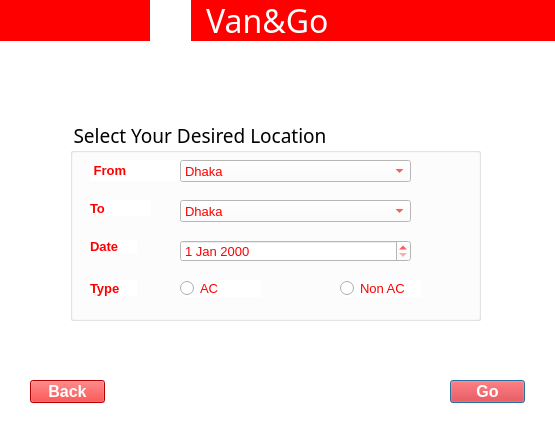
<?xml version="1.0" encoding="UTF-8"?>
<ui version="4.0">
 <class>location</class>
 <widget class="QDialog" name="location">
  <property name="geometry">
   <rect>
    <x>0</x>
    <y>0</y>
    <width>555</width>
    <height>436</height>
   </rect>
  </property>
  <property name="windowTitle">
   <string>Dialog</string>
  </property>
  <property name="styleSheet">
   <string notr="true">background-color: rgb(255, 255, 255);</string>
  </property>
  <widget class="QGroupBox" name="groupBox_2">
   <property name="geometry">
    <rect>
     <x>70</x>
     <y>120</y>
     <width>411</width>
     <height>201</height>
    </rect>
   </property>
   <property name="font">
    <font>
     <family>Algerian</family>
     <pointsize>14</pointsize>
     <weight>50</weight>
     <bold>false</bold>
    </font>
   </property>
   <property name="styleSheet">
    <string notr="true">background-color: rgb(255, 255, 255);
color: rgb(0, 0, 0);</string>
   </property>
   <property name="title">
    <string>Select Your Desired Location</string>
   </property>
   <widget class="QLabel" name="label_2">
    <property name="geometry">
     <rect>
      <x>20</x>
      <y>40</y>
      <width>91</width>
      <height>21</height>
     </rect>
    </property>
    <property name="font">
     <font>
      <pointsize>10</pointsize>
      <weight>75</weight>
      <bold>true</bold>
     </font>
    </property>
    <property name="styleSheet">
     <string notr="true">color: rgb(255, 0, 0);</string>
    </property>
    <property name="text">
     <string> From</string>
    </property>
   </widget>
   <widget class="QLabel" name="label_3">
    <property name="geometry">
     <rect>
      <x>20</x>
      <y>80</y>
      <width>61</width>
      <height>16</height>
     </rect>
    </property>
    <property name="font">
     <font>
      <pointsize>10</pointsize>
      <weight>75</weight>
      <bold>true</bold>
     </font>
    </property>
    <property name="styleSheet">
     <string notr="true">color: rgb(255, 0, 0);</string>
    </property>
    <property name="text">
     <string>To</string>
    </property>
   </widget>
   <widget class="QLabel" name="label_4">
    <property name="geometry">
     <rect>
      <x>20</x>
      <y>120</y>
      <width>47</width>
      <height>13</height>
     </rect>
    </property>
    <property name="font">
     <font>
      <pointsize>10</pointsize>
      <weight>75</weight>
      <bold>true</bold>
     </font>
    </property>
    <property name="styleSheet">
     <string notr="true">color: rgb(255, 0, 0);</string>
    </property>
    <property name="text">
     <string>Date</string>
    </property>
   </widget>
   <widget class="QLabel" name="label_5">
    <property name="geometry">
     <rect>
      <x>20</x>
      <y>160</y>
      <width>47</width>
      <height>16</height>
     </rect>
    </property>
    <property name="font">
     <font>
      <pointsize>10</pointsize>
      <weight>75</weight>
      <bold>true</bold>
     </font>
    </property>
    <property name="styleSheet">
     <string notr="true">
color: rgb(255, 0, 0);</string>
    </property>
    <property name="text">
     <string>Type</string>
    </property>
   </widget>
   <widget class="QComboBox" name="comboBox">
    <property name="geometry">
     <rect>
      <x>110</x>
      <y>40</y>
      <width>231</width>
      <height>22</height>
     </rect>
    </property>
    <property name="font">
     <font>
      <pointsize>10</pointsize>
      <weight>50</weight>
      <bold>false</bold>
     </font>
    </property>
    <property name="styleSheet">
     <string notr="true">background-color: rgb(255, 255, 255);
color: rgb(255, 0, 0);</string>
    </property>
    <item>
     <property name="text">
      <string>Dhaka</string>
     </property>
    </item>
    <item>
     <property name="text">
      <string>Chattogram</string>
     </property>
    </item>
    <item>
     <property name="text">
      <string>Rajshahi</string>
     </property>
    </item>
    <item>
     <property name="text">
      <string>Barishal</string>
     </property>
    </item>
    <item>
     <property name="text">
      <string>Sylhet</string>
     </property>
    </item>
    <item>
     <property name="text">
      <string>Khulna</string>
     </property>
    </item>
   </widget>
   <widget class="QComboBox" name="comboBox_2">
    <property name="geometry">
     <rect>
      <x>110</x>
      <y>80</y>
      <width>231</width>
      <height>22</height>
     </rect>
    </property>
    <property name="font">
     <font>
      <pointsize>10</pointsize>
     </font>
    </property>
    <property name="styleSheet">
     <string notr="true">color: rgb(255, 0, 0);
background-color: rgb(255, 255, 255);</string>
    </property>
    <item>
     <property name="text">
      <string>Dhaka</string>
     </property>
    </item>
    <item>
     <property name="text">
      <string>Chattogram</string>
     </property>
    </item>
    <item>
     <property name="text">
      <string>Barishal</string>
     </property>
    </item>
    <item>
     <property name="text">
      <string>Rajshahi</string>
     </property>
    </item>
    <item>
     <property name="text">
      <string>Sylhet</string>
     </property>
    </item>
    <item>
     <property name="text">
      <string>Khulna</string>
     </property>
    </item>
   </widget>
   <widget class="QDateEdit" name="dateEdit">
    <property name="geometry">
     <rect>
      <x>110</x>
      <y>120</y>
      <width>231</width>
      <height>22</height>
     </rect>
    </property>
    <property name="font">
     <font>
      <pointsize>10</pointsize>
     </font>
    </property>
    <property name="styleSheet">
     <string notr="true">background-color: rgb(255, 255, 255);
color: rgb(255, 0, 0);</string>
    </property>
   </widget>
   <widget class="QRadioButton" name="radioButton">
    <property name="geometry">
     <rect>
      <x>110</x>
      <y>160</y>
      <width>82</width>
      <height>17</height>
     </rect>
    </property>
    <property name="font">
     <font>
      <pointsize>10</pointsize>
     </font>
    </property>
    <property name="styleSheet">
     <string notr="true">color: rgb(255, 0, 0);
background-color: rgb(255, 255, 255);</string>
    </property>
    <property name="text">
     <string>AC</string>
    </property>
   </widget>
   <widget class="QRadioButton" name="radioButton_2">
    <property name="geometry">
     <rect>
      <x>270</x>
      <y>160</y>
      <width>82</width>
      <height>17</height>
     </rect>
    </property>
    <property name="font">
     <font>
      <pointsize>10</pointsize>
     </font>
    </property>
    <property name="styleSheet">
     <string notr="true">color: rgb(255, 0, 0);
background-color: rgb(255, 255, 255);</string>
    </property>
    <property name="text">
     <string>Non AC</string>
    </property>
   </widget>
  </widget>
  <widget class="QPushButton" name="pushButton">
   <property name="geometry">
    <rect>
     <x>450</x>
     <y>380</y>
     <width>75</width>
     <height>23</height>
    </rect>
   </property>
   <property name="font">
    <font>
     <pointsize>12</pointsize>
     <weight>75</weight>
     <bold>true</bold>
    </font>
   </property>
   <property name="styleSheet">
    <string notr="true">color: rgb(255,255, 255);
background-color: rgb(255, 0, 0);</string>
   </property>
   <property name="text">
    <string>Go</string>
   </property>
  </widget>
  <widget class="QPushButton" name="pushButton_2">
   <property name="geometry">
    <rect>
     <x>30</x>
     <y>380</y>
     <width>75</width>
     <height>23</height>
    </rect>
   </property>
   <property name="font">
    <font>
     <pointsize>12</pointsize>
     <weight>75</weight>
     <bold>true</bold>
    </font>
   </property>
   <property name="styleSheet">
    <string notr="true">background-color: rgb(255, 0, 0);
color: rgb(255, 255, 255);</string>
   </property>
   <property name="text">
    <string>Back</string>
   </property>
  </widget>
  <widget class="QLabel" name="label">
   <property name="geometry">
    <rect>
     <x>-10</x>
     <y>0</y>
     <width>571</width>
     <height>41</height>
    </rect>
   </property>
   <property name="font">
    <font>
     <family>Jokerman</family>
     <pointsize>24</pointsize>
    </font>
   </property>
   <property name="styleSheet">
    <string notr="true">background-color: rgb(255, 0, 0);
color: rgb(255, 255, 255);</string>
   </property>
   <property name="text">
    <string>                          Van&amp;Go</string>
   </property>
  </widget>
  <widget class="QLabel" name="label_6">
   <property name="geometry">
    <rect>
     <x>150</x>
     <y>0</y>
     <width>41</width>
     <height>41</height>
    </rect>
   </property>
   <property name="text">
    <string/>
   </property>
   <property name="pixmap">
    <pixmap>C:/Users/n3r/Downloads/rsz_1rsz_1rsz_1red-bus-icon-8.png</pixmap>
   </property>
  </widget>
 </widget>
 <resources/>
 <connections>
  <connection>
   <sender>pushButton_2</sender>
   <signal>clicked()</signal>
   <receiver>location</receiver>
   <slot>hide()</slot>
   <hints>
    <hint type="sourcelabel">
     <x>126</x>
     <y>336</y>
    </hint>
    <hint type="destinationlabel">
     <x>168</x>
     <y>341</y>
    </hint>
   </hints>
  </connection>
  <connection>
   <sender>pushButton</sender>
   <signal>clicked()</signal>
   <receiver>location</receiver>
   <slot>hide()</slot>
   <hints>
    <hint type="sourcelabel">
     <x>460</x>
     <y>340</y>
    </hint>
    <hint type="destinationlabel">
     <x>507</x>
     <y>339</y>
    </hint>
   </hints>
  </connection>
 </connections>
</ui>
